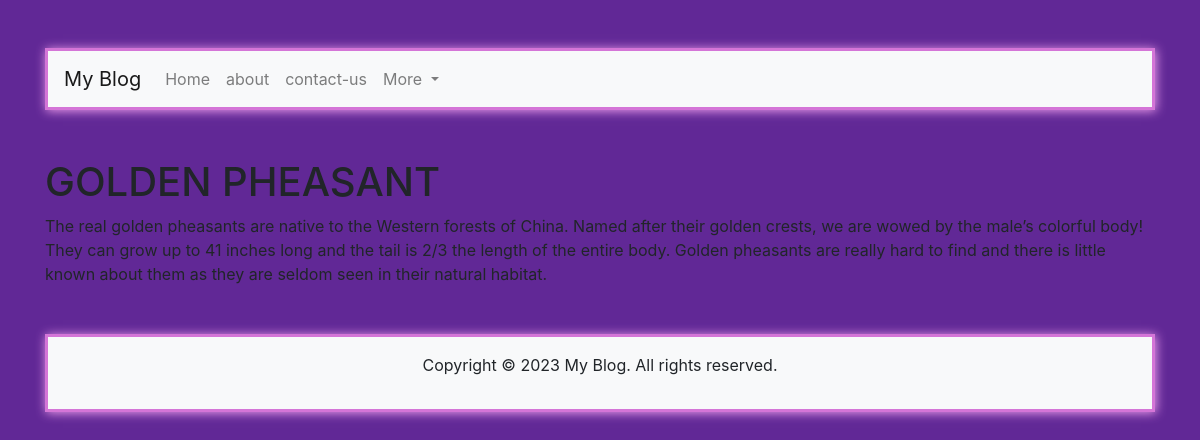
The app's page /post/14/ with its own data.
### myPanel/models.py (models this page shows, shortened)
class BlogPost(models.Model):
    title = models.CharField(max_length=200)
    date_modified = models.DateTimeField(auto_now=True)
    content = models.TextField()

### website/views.py (the view)
# urls.py: path('post/<int:pk>/', views.displayPost, name='post'),
def displayPost(request, pk) :
    post = get_object_or_404(BlogPost, pk=pk)
    return render(request, 'postDetails.html', {'post': post})

### template/postDetails.html (shortened to what this page needs)
<!DOCTYPE html>
<html lang="en">
<head>
  {% load static %}
  <link rel="stylesheet" href="https://stackpath.bootstrapcdn.com/bootstrap/4.5.0/css/bootstrap.min.css">
  <link rel="stylesheet" href="{% static 'style.css' %}">
</head>
<body style = background-color:rgb(97,40,150)>
  <div class="container my-5">
    {% include 'header.html' %}
    <h1 class="mt-5">{{ post.title }}</h1>
    <p class="mb-5">{{ post.content }}</p>
    {% include 'footer.html' %}
  </div>
</body>
</html>

### records on screen
BlogPost: title "GOLDEN PHEASANT", content "The real golden pheasants are native to the Western forests of China. Named after their golden crests, we are wowed by the male’s colorful body! They can grow up to 41 inches long and the tail is 2/3 the length of the entire body. Golden pheasants are really hard to find and there is little known about them as they are seldom seen in their natural habitat."
